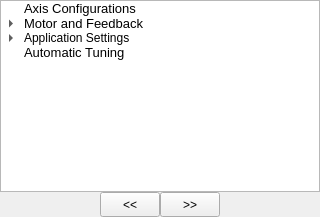
               <widget class="QWidget" name="pageQuickTuning">
                <layout class="QGridLayout" name="gridLayout_34">
                 <property name="leftMargin">
                  <number>0</number>
                 </property>
                 <property name="topMargin">
                  <number>0</number>
                 </property>
                 <property name="rightMargin">
                  <number>0</number>
                 </property>
                 <property name="bottomMargin">
                  <number>0</number>
                 </property>
                 <property name="spacing">
                  <number>0</number>
                 </property>
                 <item row="0" column="0">
                  <layout class="QVBoxLayout" name="verticalLayout_3">
                   <item>
                    <widget class="QTreeWidget" name="treewgtQuickTuning">
                     <property name="sizePolicy">
                      <sizepolicy hsizetype="Fixed" vsizetype="Expanding">
                       <horstretch>0</horstretch>
                       <verstretch>0</verstretch>
                      </sizepolicy>
                     </property>
                     <property name="minimumSize">
                      <size>
                       <width>200</width>
                       <height>0</height>
                      </size>
                     </property>
                     <property name="maximumSize">
                      <size>
                       <width>350</width>
                       <height>16777215</height>
                      </size>
                     </property>
                     <property name="rootIsDecorated">
                      <bool>true</bool>
                     </property>
                     <property name="animated">
                      <bool>true</bool>
                     </property>
                     <property name="allColumnsShowFocus">
                      <bool>false</bool>
                     </property>
                     <attribute name="headerVisible">
                      <bool>false</bool>
                     </attribute>
                     <column>
                      <property name="text">
                       <string/>
                      </property>
                     </column>
                     <item>
                      <property name="text">
                       <string>Axis Configurations</string>
                      </property>
                      <property name="font">
                       <font>
                        <pointsize>10</pointsize>
                       </font>
                      </property>
                     </item>
                     <item>
                      <property name="text">
                       <string>Motor and Feedback</string>
                      </property>
                      <property name="font">
                       <font>
                        <pointsize>10</pointsize>
                       </font>
                      </property>
                      <item>
                       <property name="text">
                        <string>Motor Settings</string>
                       </property>
                       <property name="font">
                        <font>
                         <pointsize>9</pointsize>
                        </font>
                       </property>
                      </item>
                      <item>
                       <property name="text">
                        <string>Feedback Settings</string>
                       </property>
                       <property name="font">
                        <font>
                         <pointsize>9</pointsize>
                        </font>
                       </property>
                      </item>
                     </item>
                     <item>
                      <property name="text">
                       <string>Application Settings</string>
                      </property>
                      <item>
                       <property name="text">
                        <string>Brake</string>
                       </property>
                      </item>
                     </item>
                     <item>
                      <property name="text">
                       <string>Automatic Tuning</string>
                      </property>
                      <property name="font">
                       <font>
                        <pointsize>10</pointsize>
                       </font>
                      </property>
                     </item>
                    </widget>
                   </item>
                   <item>
                    <layout class="QHBoxLayout" name="horizontalLayout">
                     <item>
                      <spacer name="horizontalSpacer">
                       <property name="orientation">
                        <enum>Qt::Orientation::Horizontal</enum>
                       </property>
                       <property name="sizeType">
                        <enum>QSizePolicy::Policy::Fixed</enum>
                       </property>
                       <property name="sizeHint" stdset="0">
                        <size>
                         <width>100</width>
                         <height>20</height>
                        </size>
                       </property>
                      </spacer>
                     </item>
                     <item>
                      <widget class="QPushButton" name="btnDecreaseQuickTuning">
                       <property name="sizePolicy">
                        <sizepolicy hsizetype="Fixed" vsizetype="Fixed">
                         <horstretch>0</horstretch>
                         <verstretch>0</verstretch>
                        </sizepolicy>
                       </property>
                       <property name="minimumSize">
                        <size>
                         <width>60</width>
                         <height>25</height>
                        </size>
                       </property>
                       <property name="maximumSize">
                        <size>
                         <width>60</width>
                         <height>25</height>
                        </size>
                       </property>
                       <property name="text">
                        <string>&lt;&lt;</string>
                       </property>
                      </widget>
                     </item>
                     <item>
                      <widget class="QPushButton" name="btnIncreaseIndexQuickTuning">
                       <property name="sizePolicy">
                        <sizepolicy hsizetype="Fixed" vsizetype="Fixed">
                         <horstretch>0</horstretch>
                         <verstretch>0</verstretch>
                        </sizepolicy>
                       </property>
                       <property name="minimumSize">
                        <size>
                         <width>60</width>
                         <height>25</height>
                        </size>
                       </property>
                       <property name="maximumSize">
                        <size>
                         <width>60</width>
                         <height>25</height>
                        </size>
                       </property>
                       <property name="text">
                        <string>&gt;&gt;</string>
                       </property>
                      </widget>
                     </item>
                     <item>
                      <spacer name="horizontalSpacer_2">
                       <property name="orientation">
                        <enum>Qt::Orientation::Horizontal</enum>
                       </property>
                       <property name="sizeType">
                        <enum>QSizePolicy::Policy::Fixed</enum>
                       </property>
                       <property name="sizeHint" stdset="0">
                        <size>
                         <width>100</width>
                         <height>20</height>
                        </size>
                       </property>
                      </spacer>
                     </item>
                    </layout>
                   </item>
                  </layout>
                 </item>
                </layout>
               </widget>
